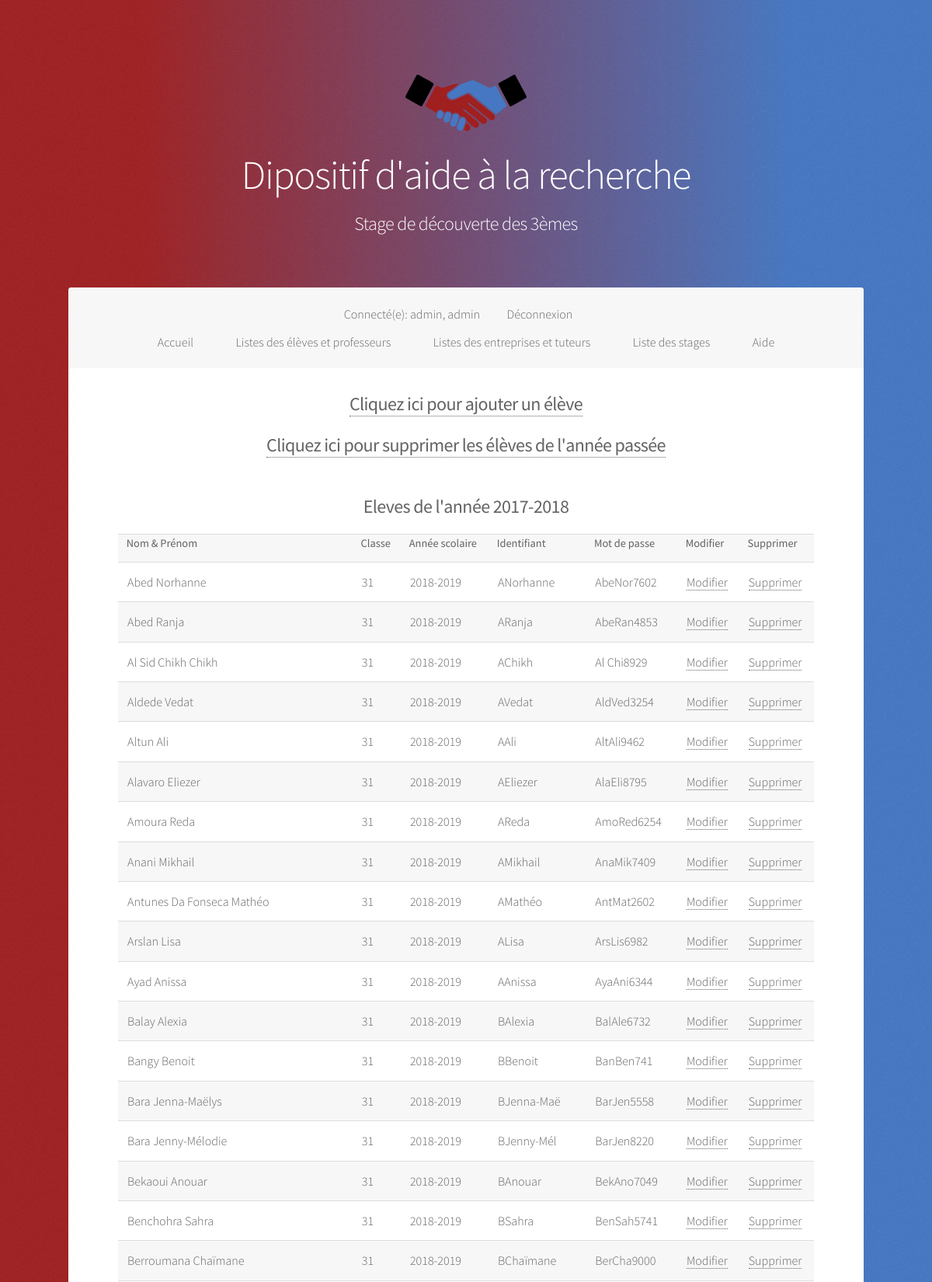
The page /Application/Stage/admin/listeEleves.php (signed in, upper part) on the database its author committed.
### tables this page shows
CREATE TABLE `usereleve` (
  `idUserEleve` int(200) NOT NULL,
  `nomEleve` text,
  `prenomEleve` text,
  `classeEleve` int(2) DEFAULT NULL,
  `anneeScolaire` text,
  `login` text,
  `password` text,
  `role` varchar(200) DEFAULT 'eleve',
  `present` tinyint(1) DEFAULT '1'
);

### Application/Stage/models/fonctions.php (called while the page is built, shortened)
<?php
require_once('connect-db.php');
function listeEleves($filtre){
	global $pdo;
	if (isset ( $filtre ) && ($filtre) != "") {
		$req = "SELECT * FROM usereleve WHERE anneeScolaire LIKE :filtre_annee ;";
		$query = $pdo->prepare ( $req );
		$query->bindValue ( ":filtre_annee", "%" . $filtre . "%", PDO::PARAM_STR );
	} else {
		$req = "SELECT * FROM usereleve ;";
		$query = $pdo->prepare($req);
	}
	$query->execute();
	return $query->fetchAll();
}
?>

### Application/Stage/admin/listeEleves.php (the view, shortened to what this page needs)
<?php
if(($_SESSION['role'] == "prof")||($_SESSION['role'] == "admin")){
    ?>
    <!DOCTYPE HTML>
    <html>
    <head>
        <link rel="stylesheet" href="../assets/css/main.css" />
    </head>
    <?php
    require_once('../models/fonctions.php');
    $anneeActuelle = date("Y");
    $anneePrecedente = $anneeActuelle - 1;
    $annee = $anneePrecedente."-".$anneeActuelle;
    $filtre="";
    $listeEleves= listeEleves($filtre);
    ?>
    <body>
    <div id="wrapper">
        <header id="header" class="alt">
        <div class="logo"><img src="./../images/logo.svg" alt="" /></div>
        <h1>Dipositif d'aide à la recherche</h1>
    <h2>Stage de découverte des 3èmes</h2>
    </header>
    <nav id="nav">
        <ul>
        <li>
        <?php
        $log = $_SESSION['login'];
        $role = $_SESSION['role'];
        print ("Connecté(e): $log, $role");
        ?>
        </li>
        <li><a href=./../deconnexion.php>Déconnexion</a></li>
    </ul>
    <ul>
    <li><a href=./../home.php>Accueil</a></li>
    <li><a href=listes.php>Listes des élèves et professeurs</a></li>
    <li><a href=listesBis.php>Listes des entreprises et tuteurs</a></li>
    <li><a href=listesStages.php>Liste des stages</a></li>
    <li><a href=./../aide.php>Aide</a></li>
    </ul>
    </nav>
    <div id="main">
        <section id="intro" class="main">
        <center><h2><b><a href="ajoutEleveAdmin.php">Cliquez ici pour ajouter un élève</a></b></h2></center>
    <center><h2><b><a href="listeEleves.php?annee=<?php echo $annee ?>">Cliquez ici pour supprimer les élèves de l'année passée</a></b></h2></center>
    <br>
    <center><h2><b>Eleves de l'année <?php echo $anneePrecedente."-".$anneeActuelle?></b></h2></center>
    <table>
    <tr>
    <th>Nom & Prénom</th>
    <th>Classe</th>
    <th>Année scolaire</th>
    <th>Identifiant</th>
    <th>Mot de passe</th>
    <th>Modifier</th>
    <th>Supprimer</th>
    </tr>
    <?php foreach($listeEleves as $eleve){
    if($eleve->present == 1){
    ?>
    <tr>
    <td><?php echo $eleve->nomEleve." ".$eleve->prenomEleve ?></td>
    <td><?php echo $eleve->classeEleve ?></td>
    <td><?php  echo $eleve->anneeScolaire ?></td>
    <td><?php echo $eleve->login ?></td>
    <td><?php echo $eleve->password ?></td>
    <td><a href="modifEleve.php?eleve=<?php echo $eleve->idUserEleve ?>">Modifier</a></td>
    <td><a href="listeEleves.php?sup=<?php echo $eleve->idUserEleve ?>">Supprimer</a></td>
    </tr>
    <?php } }
    ?>
    </table>
    <br>
    </section>
    </div>
    </div>
    </body>
    </html>
    <?php
}
else
{
    header ('location: ./erreur.php');
}
?>

### rows shown on the page
usereleve: nomEleve "Abed", prenomEleve "Norhanne", classeEleve "31", anneeScolaire "2018-2019", login "ANorhanne", password "AbeNor7602"
usereleve: nomEleve "Abed", prenomEleve "Ranja", classeEleve "31", anneeScolaire "2018-2019", login "ARanja", password "AbeRan4853"
usereleve: nomEleve "Al Sid Chikh", prenomEleve "Chikh", classeEleve "31", anneeScolaire "2018-2019", login "AChikh", password "Al Chi8929"
usereleve: nomEleve "Aldede", prenomEleve "Vedat", classeEleve "31", anneeScolaire "2018-2019", login "AVedat", password "AldVed3254"
usereleve: nomEleve "Altun", prenomEleve "Ali", classeEleve "31", anneeScolaire "2018-2019", login "AAli", password "AltAli9462"
usereleve: nomEleve "Alavaro", prenomEleve "Eliezer", classeEleve "31", anneeScolaire "2018-2019", login "AEliezer", password "AlaEli8795"
usereleve: nomEleve "Amoura", prenomEleve "Reda", classeEleve "31", anneeScolaire "2018-2019", login "AReda", password "AmoRed6254"
usereleve: nomEleve "Anani", prenomEleve "Mikhail", classeEleve "31", anneeScolaire "2018-2019", login "AMikhail", password "AnaMik7409"
usereleve: nomEleve "Antunes Da Fonseca", prenomEleve "Mathéo", classeEleve "31", anneeScolaire "2018-2019", login "AMathéo", password "AntMat2602"
usereleve: nomEleve "Arslan", prenomEleve "Lisa", classeEleve "31", anneeScolaire "2018-2019", login "ALisa", password "ArsLis6982"
usereleve: nomEleve "Ayad", prenomEleve "Anissa", classeEleve "31", anneeScolaire "2018-2019", login "AAnissa", password "AyaAni6344"
usereleve: nomEleve "Balay", prenomEleve "Alexia", classeEleve "31", anneeScolaire "2018-2019", login "BAlexia", password "BalAle6732"
usereleve: nomEleve "Bangy", prenomEleve "Benoit", classeEleve "31", anneeScolaire "2018-2019", login "BBenoit", password "BanBen741"
usereleve: nomEleve "Bara", prenomEleve "Jenna-Maëlys", classeEleve "31", anneeScolaire "2018-2019", login "BJenna-Maë", password "BarJen5558"
usereleve: nomEleve "Bara", prenomEleve "Jenny-Mélodie", classeEleve "31", anneeScolaire "2018-2019", login "BJenny-Mél", password "BarJen8220"
usereleve: nomEleve "Bekaoui", prenomEleve "Anouar", classeEleve "31", anneeScolaire "2018-2019", login "BAnouar", password "BekAno7049"
usereleve: nomEleve "Benchohra", prenomEleve "Sahra", classeEleve "31", anneeScolaire "2018-2019", login "BSahra", password "BenSah5741"
usereleve: nomEleve "Berroumana", prenomEleve "Chaïmane", classeEleve "31", anneeScolaire "2018-2019", login "BChaïmane", password "BerCha9000"

### other values the page prints
$log "admin"
$role "admin"
